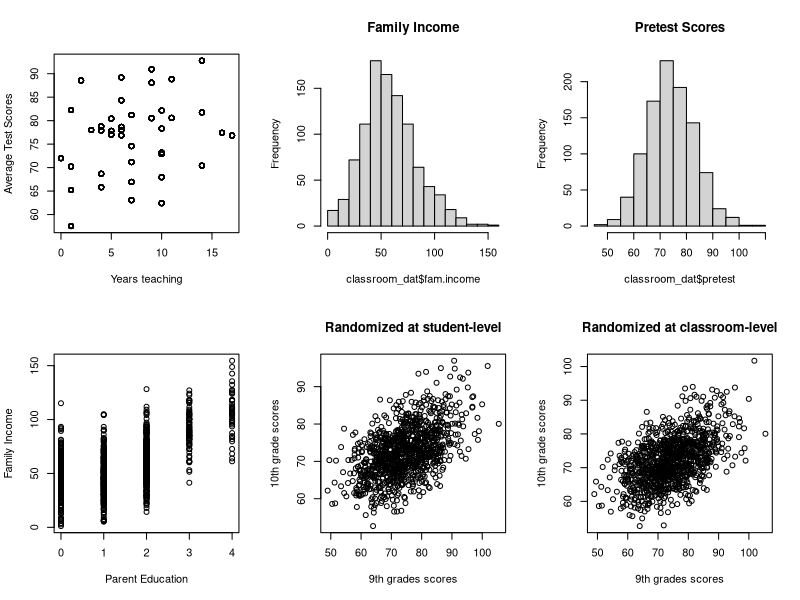

This chart was generated by the following R code:
## ---- chunk 1
knitr::opts_chunk$set(echo = TRUE)
library(tidyverse)
inv.logit <- function(X) exp(X)/(1 + exp(X))
## ---- chunk 2
class_dat_function <- function(classrooms, students){
  # classroom level covariates
  yearstea <- abs(rep(round(rnorm(classrooms, 5, 5),0), each = students)) # trying to get a range between 0-20
  teach.edu <- rep(sample(c(rep(1,classrooms*.725), rep(2,classrooms*.25), rep(3,classrooms*.025))), each = students) # 
  avgtest <- rep(round(rnorm(classrooms, 72, 8),2), each = students) + 0.75*yearstea #correlated with teachers
  classroom_score <- rep(rnorm(classrooms, 0, 3), each = students) 
  
  # student level covariates
  N <- classrooms*students #number of total students
  
  minority <- sample(c(0:1), N, replace = T, prob = c(0.65, 0.35)) # 65% white students, 35% minority students
  parent.edu <- ifelse(minority == 1, sample(c(0,1,2,3,4), N, replace = T, prob = c(.40, .30, .24, .05, .01)),
                     sample(c(0,1,2,3,4), N, replace = T, prob =c(.17, .26, .40, .10, .07))) # conditional if the student is a minority
  fam.income <- abs(round(abs(rnorm(N, 50, 20)) + ifelse(parent.edu > 2, 15*parent.edu, 0) + ifelse(parent.edu == 2, 6*parent.edu, 0) + 
                            ifelse(minority == 1, rnorm(N, -7, 1), 0),3)) #correlated with parent education and minority 
  freelunch <- ifelse(fam.income < 46.635, 1, 0) # free lunch if family income is less than ~46.6K 
  dist.school.hour <- round(abs(rnorm(N, 20, 4)),0)/60 # indepdent 
  gender <- sample(c(0:1), N, replace = T, prob = c(0.50, 0.50)) # independent
  pretest <-  61 + 0.4*yearstea + 0.3*teach.edu + 0.71*parent.edu + 0.15*fam.income - 2*minority - 1.5*dist.school.hour + rnorm(N, 1, 7)
  
  # random probability of assignment at student-level and classroom-level 
  X_stud <- rnorm(N, 0, 1)
  prob_stud <- inv.logit((X_stud/max(abs(X_stud))) * log(19))
  Z_stud <- rbinom(N, 1, prob = prob_stud)
  
  X_class <- rnorm(classrooms, 0, 1)
  prob_class <- inv.logit((X_class/max(abs(X_class)))*log(19))
  Z_class <- rbinom(classrooms, 1, prob = prob_class)
  Z_class <- rep(Z_class, each = students)
  
  # outcomes 
  Y0 = 56 + 0 + 0.4*yearstea + 0.33*teach.edu + 0.74*parent.edu + 0.18*fam.income - 2.23*minority - 1.4*dist.school.hour + classroom_score +  rnorm(N, 0 ,1)
  Y1 = 56 + 5 + 0.4*yearstea + 0.33*teach.edu + 0.74*parent.edu + 0.18*fam.income - 2.23*minority - 1.4*dist.school.hour + classroom_score +  rnorm(N, 0 ,1)
  
  # observed outcome based on treatment 
  Y_stud <- ifelse(Z_stud == 1, Y1, Y0)
  Y_class <- ifelse(Z_class == 1, Y1, Y0)
  # create dataset
  classroom_dat <- data.frame(yearstea = yearstea, teach.edu = teach.edu, avgtest = avgtest,  
                            minority = minority, parent.edu = parent.edu, fam.income = fam.income,  
                            freelunch = freelunch, dist.school.hour = dist.school.hour, gender = gender, pretest = pretest,
                            classid = rep(1:classrooms, each = students), studentid  = 1:N, 
                            Z_stud = Z_stud, Z_class = Z_class, Y_stud = Y_stud, Y_class = Y_class)
  
  return(classroom_dat) #for some reason we get 25000 rows? not sure what is going on here 
}
## ---- chunk 3
set.seed(2020)
classroom_dat <- class_dat_function(40, 25)
## ---- chunk 4
par(mfrow = c(2,3))
plot(classroom_dat$yearstea, classroom_dat$avgtest, xlab = "Years teaching", ylab="Average Test Scores", main = "")
hist(classroom_dat$fam.income, main = "Family Income")
hist(classroom_dat$pretest, main = "Pretest Scores")
plot(classroom_dat$parent.edu, classroom_dat$fam.income, xlab= "Parent Education", ylab = "Family Income")
plot(classroom_dat$pretest, classroom_dat$Y_stud, xlab = "9th grades scores", ylab = "10th grade scores", main = "Randomized at student-level")
plot(classroom_dat$pretest, classroom_dat$Y_class, xlab = "9th grades scores", ylab = "10th grade scores", main = "Randomized at classroom-level") 
